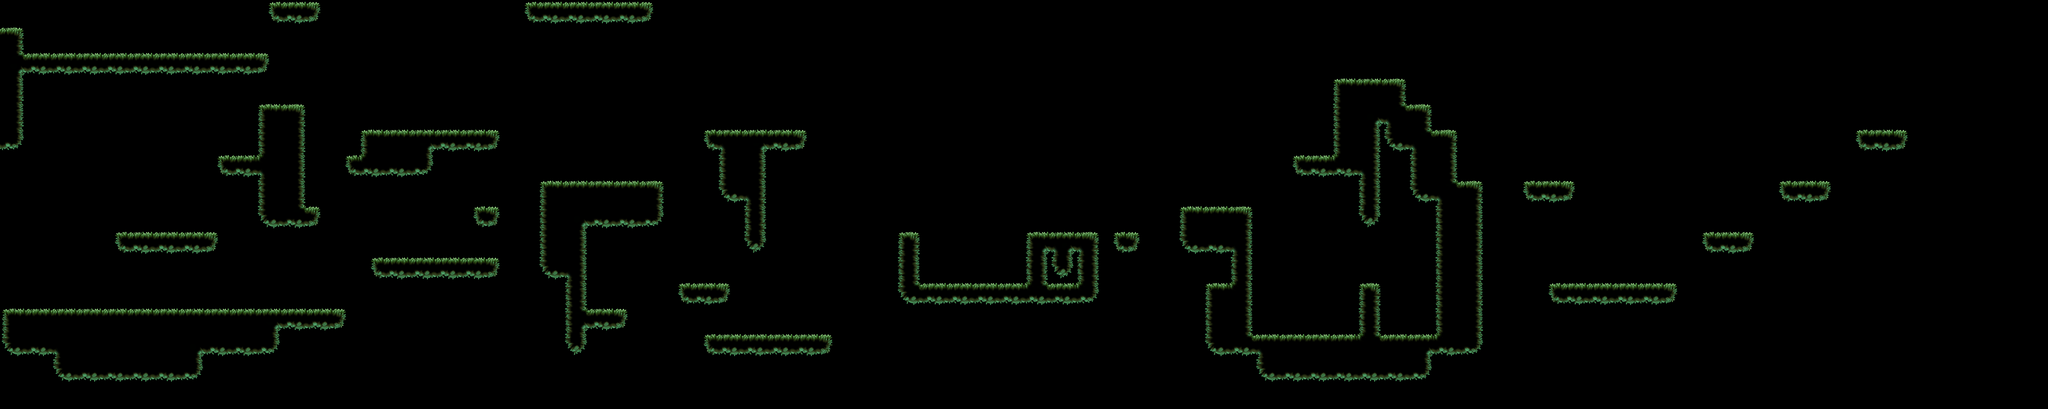

A 2D game scene composited from a Tiled map and its tileset images. What follows is a short description and the map's XML, with every tile layer's data as written:
An orthogonal 80x16 tile map with 128x128 px tiles, 1 tile layer (Platform) and 31 objects (21x coin, 6x tunnel, 2x enemy, 2x ammo).

<map version="1.10" tiledversion="1.11.0" orientation="orthogonal" renderorder="right-down" width="80" height="16" tilewidth="128" tileheight="128" infinite="0" nextlayerid="5" nextobjectid="63">
 <editorsettings>
  <export target="level1-map.tmj" format="json" />
 </editorsettings>
 <tileset firstgid="1" source="mossy-tileset.tsx" />
 <layer id="1" name="Platform" width="80" height="16">
  <data encoding="csv">
0,0,0,0,0,0,0,0,0,0,22,23,24,0,0,0,0,0,0,0,22,23,23,23,23,24,0,0,0,0,0,0,0,0,0,0,0,0,0,0,0,0,0,0,0,0,0,0,0,0,0,0,0,0,0,0,0,0,0,0,0,0,0,0,0,0,0,0,0,0,0,0,0,0,0,0,0,0,0,0,
3,0,0,0,0,0,0,0,0,0,0,0,0,0,0,0,0,0,0,0,0,0,0,0,0,0,0,0,0,0,0,0,0,0,0,0,0,0,0,0,0,0,0,0,0,0,0,0,0,0,0,0,0,0,0,0,0,0,0,0,0,0,0,0,0,0,0,0,0,0,0,0,0,0,0,0,0,0,0,0,
21,23,23,23,23,23,23,23,23,23,24,0,0,0,0,0,0,0,0,0,0,0,0,0,0,0,0,0,0,0,0,0,0,0,0,0,0,0,0,0,0,0,0,0,0,0,0,0,0,0,0,0,0,0,0,0,0,0,0,0,0,0,0,0,0,0,0,0,0,0,0,0,0,0,0,0,0,0,0,0,
10,0,0,0,0,0,0,0,0,0,0,0,0,0,0,0,0,0,0,0,0,0,0,0,0,0,0,0,0,0,0,0,0,0,0,0,0,0,0,0,0,0,0,0,0,0,0,0,0,0,0,0,1,2,3,0,0,0,0,0,0,0,0,0,0,0,0,0,0,0,0,0,0,0,0,0,0,0,0,0,
10,0,0,0,0,0,0,0,0,0,1,3,0,0,0,0,0,0,0,0,0,0,0,0,0,0,0,0,0,0,0,0,0,0,0,0,0,0,0,0,0,0,0,0,0,0,0,0,0,0,0,0,8,5,45,3,0,0,0,0,0,0,0,0,0,0,0,0,0,0,0,0,0,0,0,0,0,0,0,0,
17,0,0,0,0,0,0,0,0,0,8,10,0,0,1,2,31,23,23,24,0,0,0,0,0,0,0,22,32,31,23,24,0,0,0,0,0,0,0,0,0,0,0,0,0,0,0,0,0,0,0,0,8,10,15,45,3,0,0,0,0,0,0,0,0,0,0,0,0,0,0,0,22,23,24,0,0,0,0,0,
0,0,0,0,0,0,0,0,22,23,14,10,0,22,39,16,17,0,0,0,0,0,0,0,0,0,0,0,8,10,0,0,0,0,0,0,0,0,0,0,0,0,0,0,0,0,0,0,0,0,22,23,39,30,0,8,10,0,0,0,0,0,0,0,0,0,0,0,0,0,0,0,0,0,0,0,0,0,0,0,
0,0,0,0,0,0,0,0,0,0,8,10,0,0,0,0,0,0,0,0,0,1,2,2,2,3,0,0,15,30,0,0,0,0,0,0,0,0,0,0,0,0,0,0,0,0,0,0,0,0,0,0,0,11,0,15,45,3,0,22,23,24,0,0,0,0,0,0,0,22,23,24,0,0,0,0,0,0,0,0,
0,0,0,0,0,0,0,0,0,0,15,38,24,0,0,0,0,0,22,24,0,8,5,16,16,17,0,0,0,11,0,0,0,0,0,0,0,0,0,0,0,0,0,0,0,0,1,2,3,0,0,0,0,18,0,0,8,10,0,0,0,0,0,0,0,0,0,0,0,0,0,0,0,0,0,0,0,0,0,0,
0,0,0,0,22,23,23,23,24,0,0,0,0,0,0,0,0,0,0,0,0,8,10,0,0,0,0,0,0,18,0,0,0,0,0,4,0,0,0,0,33,34,35,22,24,0,15,16,30,0,0,0,0,0,0,0,8,10,0,0,0,0,0,0,0,0,22,23,24,0,0,0,0,0,0,0,0,0,0,0,
0,0,0,0,0,0,0,0,0,0,0,0,0,0,22,23,23,23,23,24,0,15,30,0,0,0,0,0,0,0,0,0,0,0,0,11,0,0,0,0,11,18,11,0,0,0,0,0,11,0,0,0,0,0,0,0,8,10,0,0,0,0,0,0,0,0,0,0,0,0,0,0,0,0,0,0,0,0,0,0,
0,0,0,0,0,0,0,0,0,0,0,0,0,0,0,0,0,0,0,0,0,0,11,0,0,0,22,23,24,0,0,0,0,0,0,47,23,23,23,23,48,23,49,0,0,0,0,1,37,0,0,0,0,4,0,0,8,10,0,0,22,23,23,23,23,24,0,0,0,0,0,0,0,0,0,0,0,0,0,0,
1,2,2,2,2,2,2,2,2,2,31,23,23,24,0,0,0,0,0,0,0,0,40,23,24,0,0,0,0,0,0,0,0,0,0,0,0,0,0,0,0,0,0,0,0,0,0,8,10,0,0,0,0,11,0,0,8,10,0,0,0,0,0,0,0,0,0,0,0,0,0,0,0,0,0,0,0,0,0,0,
15,16,6,9,9,9,9,5,16,16,17,0,0,0,0,0,0,0,0,0,0,0,18,0,0,0,0,22,23,23,23,23,24,0,0,0,0,0,0,0,0,0,0,0,0,0,0,15,38,32,2,2,2,7,2,31,39,17,0,0,0,0,0,0,0,0,0,0,0,0,0,0,0,0,0,0,0,0,0,0,
0,0,15,16,16,16,16,17,0,0,0,0,0,0,0,0,0,0,0,0,0,0,0,0,0,0,0,0,0,0,0,0,0,0,0,0,0,0,0,0,0,0,0,0,0,0,0,0,0,15,16,16,16,16,16,17,0,0,0,0,0,0,0,0,0,0,0,0,0,0,0,0,0,0,0,0,0,0,0,0,
0,0,0,0,0,0,0,0,0,0,0,0,0,0,0,0,0,0,0,0,0,0,0,0,0,0,0,0,0,0,0,0,0,0,0,0,0,0,0,0,0,0,0,0,0,0,0,0,0,0,0,0,0,0,0,0,0,0,0,0,0,0,0,0,0,0,0,0,0,0,0,0,0,0,0,0,0,0,0,0
</data>
 </layer>
 <objectgroup id="4" name="Objects">
  <object id="3" type="coin" x="1192" y="680" width="48" height="48">
   <ellipse />
  </object>
  <object id="6" type="coin" x="1192" y="592" width="48" height="48">
   <ellipse />
  </object>
  <object id="11" type="enemy" x="402.242" y="1499.4" width="80" height="80">
   <properties>
    <property name="xoffset" type="int" value="100" />
    <property name="yoffset" type="int" value="0" />
   </properties>
  </object>
  <object id="16" type="ammo" x="2128.91" y="1185.39">
   <properties>
    <property name="bullet_capacity" type="int" value="100" />
   </properties>
   <point />
  </object>
  <object id="17" type="tunnel" x="3744" y="1500" width="200" height="200">
   <properties>
    <property name="self_id" type="int" value="1" />
    <property name="tunnel_out" type="int" value="0" />
    <property name="upwards" type="bool" value="true" />
   </properties>
  </object>
  <object id="20" type="tunnel" x="2845" y="90" width="200" height="200">
   <properties>
    <property name="self_id" type="int" value="0" />
    <property name="upwards" type="bool" value="false" />
   </properties>
  </object>
  <object id="23" type="coin" x="2363.39" y="366.364" width="48" height="48">
   <ellipse />
  </object>
  <object id="24" type="coin" x="2594.67" y="454.364" width="48" height="48">
   <ellipse />
  </object>
  <object id="25" type="coin" x="2756.12" y="638.303" width="48" height="48">
   <ellipse />
  </object>
  <object id="26" type="coin" x="2162.42" y="362.303" width="48" height="48">
   <ellipse />
  </object>
  <object id="28" type="tunnel" x="128" y="1366.79" width="200" height="200">
   <properties>
    <property name="self_id" type="int" value="2" />
    <property name="tunnel_out" type="int" value="3" />
    <property name="upwards" type="bool" value="true" />
   </properties>
  </object>
  <object id="29" type="tunnel" x="1885.7" y="464.606" width="200" height="200">
   <properties>
    <property name="self_id" type="int" value="3" />
    <property name="upwards" type="bool" value="true" />
   </properties>
  </object>
  <object id="30" type="coin" x="424" y="180" width="48" height="48">
   <ellipse />
  </object>
  <object id="31" type="coin" x="550" y="180" width="48" height="48">
   <ellipse />
  </object>
  <object id="32" type="coin" x="680" y="180" width="48" height="48">
   <ellipse />
  </object>
  <object id="33" type="coin" x="816" y="176" width="48" height="48">
   <ellipse />
  </object>
  <object id="45" type="tunnel" x="6944" y="1488" width="200" height="200">
   <properties>
    <property name="self_id" type="int" value="4" />
    <property name="tunnel_out" type="int" value="5" />
    <property name="upwards" type="bool" value="true" />
   </properties>
  </object>
  <object id="47" type="coin" x="7076" y="191.152" width="48" height="48">
   <ellipse />
  </object>
  <object id="48" type="coin" x="7233.58" y="363.879" width="48" height="48">
   <ellipse />
  </object>
  <object id="49" type="coin" x="7388.12" y="521.455" width="48" height="48">
   <ellipse />
  </object>
  <object id="51" type="coin" x="7613.33" y="658.667" width="48" height="48">
   <ellipse />
  </object>
  <object id="53" type="tunnel" x="6656" y="228" width="200" height="200">
   <properties>
    <property name="self_id" type="int" value="5" />
    <property name="upwards" type="bool" value="true" />
   </properties>
  </object>
  <object id="54" type="enemy" x="4601.33" y="1352" width="80" height="80">
   <properties>
    <property name="xoffset" type="int" value="384" />
    <property name="yoffset" type="int" value="0" />
   </properties>
  </object>
  <object id="55" type="ammo" x="3912" y="596">
   <properties>
    <property name="bullet_capacity" type="int" value="100" />
   </properties>
   <point />
  </object>
  <object id="56" type="coin" x="1686.42" y="646.909" width="48" height="48">
   <ellipse />
  </object>
  <object id="57" type="coin" x="1557.82" y="836.606" width="48" height="48">
   <ellipse />
  </object>
  <object id="58" type="coin" x="616" y="896" width="48" height="48">
   <ellipse />
  </object>
  <object id="59" type="coin" x="784" y="900" width="48" height="48">
   <ellipse />
  </object>
  <object id="60" type="coin" x="968" y="900" width="48" height="48">
   <ellipse />
  </object>
  <object id="61" type="coin" x="1770.67" y="949.333" width="48" height="48">
   <ellipse />
  </object>
  <object id="62" type="coin" x="1950.67" y="1038.67" width="48" height="48">
   <ellipse />
  </object>
 </objectgroup>
</map>
